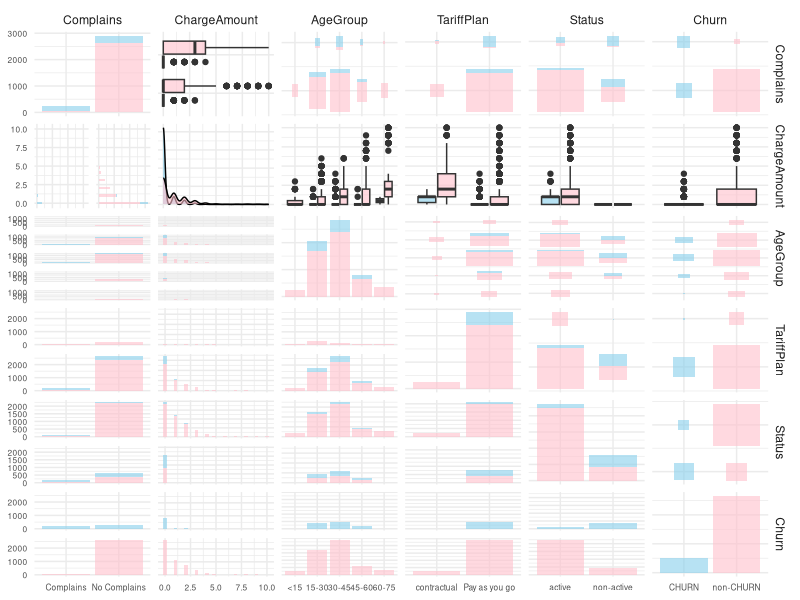

Write the R code that produced this figure.
library(ggplot2)
library(GGally)
library(readr)

# Load the dataset
IranianChurn <- read_csv("data/derived/IranianChurn_cleaned.csv")

png("outputs/figures/pairs_plot_discrete.png", width = 680, height = 680, res=100)


# Selected continuous variables
discrete_variables <- c("Complains", "ChargeAmount", "AgeGroup", "TariffPlan", "Status")
categorical_variable <- "Churn"  # Replace with your categorical variable

# Create a custom function for displaying correlation coefficients on the plot
colours <- colorspace::adjust_transparency(
  col = c("skyblue", 'pink'),
  alpha = 0.6)

ggpairs(IranianChurn[, c(discrete_variables, categorical_variable)], 
        mapping = aes(col = Churn)) +
  scale_colour_manual(values = colours) +
  scale_fill_manual(values = colours) +
  theme_minimal() + 
  theme(axis.text = element_text(size = 6))

dev.off()
